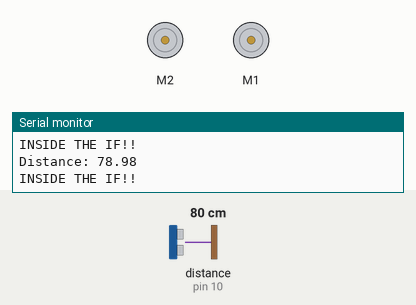
Simulated run of this sketch. Board: Arduino Uno, built with avr-gcc and run on an emulated ATmega328P. Parts: 2 × DC motor (green arrow = forward, orange = backward, longer = faster), the last lines printed to the serial monitor. Wiring (inferred from the names in the program): ultrasonic range finder: trigger pin 9; echo pin 10. The inputs (shaded band) are chosen by the test bench; at power-on: distance to the obstacle (sensor on pin 10) 80 cm. The echo pulse lasts 58.3 µs per cm.

Above: at 1.8 s.
1.9 s: distance to the obstacle (sensor on pin 10) set to 12 cm
3.4 s: distance to the obstacle (sensor on pin 10) set to 9 cm
At 5.2 s:
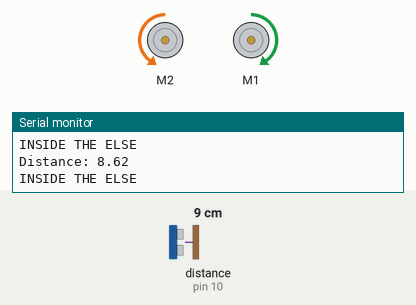
5.5 s: distance to the obstacle (sensor on pin 10) set to 18 cm
At 6.9 s:
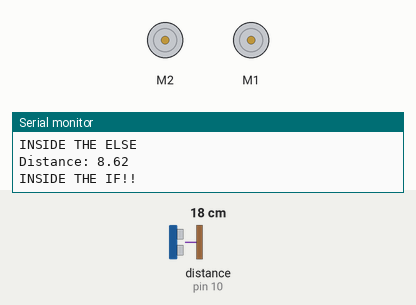
7.5 s: distance to the obstacle (sensor on pin 10) set to 2 cm
At 8.6 s:
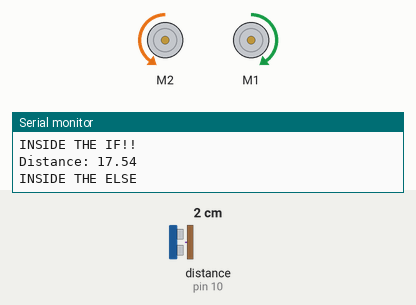
Timing chart, 0 to 10.5 s (numbered marks = the images above; inputs shaded):
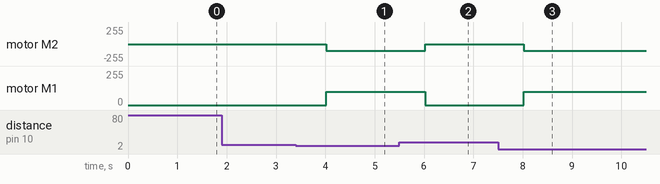

Measured:
- the behaviour switches between 11 and 10 cm on distance to the obstacle (sensor on pin 10) (found by bisection; images 0 and 1)
- after the input at 3.4 s, motor M2: stopped → backward 100/255 after 0.62 s; motor M1: stopped → forward 100/255 after 0.62 s
- after the input at 5.5 s, motor M2: backward 100/255 → stopped after 0.52 s; motor M1: forward 100/255 → stopped after 0.52 s
- after the input at 7.5 s, motor M2: stopped → backward 100/255 after 0.53 s; motor M1: stopped → forward 100/255 after 0.53 s

The sketch:

motortest.ino
```cpp
#include <Wire.h>
#include <Adafruit_MotorShield.h>
Adafruit_MotorShield AFMS = Adafruit_MotorShield();
Adafruit_DCMotor *leftmotor = AFMS.getMotor(1); // left motor reverse commands
Adafruit_DCMotor *rightmotor = AFMS.getMotor(2); // right motor normal commands
const int trigPin = 9;
const int echoPin = 10;
long duration;
float distance;
bool keepgoing;
uint8_t i;


void setup() {
  pinMode(trigPin, OUTPUT); // Sets the trigPin as an Output
  pinMode(echoPin, INPUT); // Sets the echoPin as an Input
  Serial.begin(9600);           // set up Serial library at 9600 bps

   // create default I2C address motor shield object
  // custom address in brackets, eg Adafruit_MotorShield(0x61)

  //AFMS.begin();  // create with the default frequency 1.6KHz
  //AFMS.begin(1000);  // OR with a different frequency, say 1KHz

  // Set the speed to start, from 0 (off) to 255 (max speed)
  //right_motor->setSpeed(150);
  //right_motor->run(FORWARD);
  // turn on motor
  rightmotor->run(RELEASE);
  //left_motor->setSpeed(150);
  //left_motor->run(FORWARD);
  // turn on motor
  leftmotor->run(RELEASE);
}

void loop() {
  // if right distance to wall is decreasing, speed up right motor
  // if -----------------------is increasing, speed up left motor
  // if front distance to wall is x, stop
  // Clears the trigPin
  digitalWrite(trigPin, LOW);
  delayMicroseconds(2);

  // Sets the trigPin on HIGH state for 10 micro seconds
  digitalWrite(trigPin, HIGH);
  delayMicroseconds(10);
  digitalWrite(trigPin, LOW);

  // Reads the echoPin, returns the sound wave travel time in microseconds
  duration = pulseIn(echoPin, HIGH);

  // Calculating the distance
  distance= duration*0.034/2;


  if(distance>10){
    Serial.println("INSIDE THE IF!!");
    rightmotor->setSpeed(0);
    leftmotor->setSpeed(0);
    rightmotor->run(FORWARD);
    leftmotor->run(BACKWARD);
    delay(1000);

  }
  else{
    Serial.println("INSIDE THE ELSE");
    rightmotor->setSpeed(100);
    leftmotor->setSpeed(100);
    rightmotor->run(BACKWARD);
    leftmotor->run(FORWARD);

    delay(1000);
  }

  //right_motor->run(RELEASE);
  //left_motor->run(RELEASE);


  // Prints the distance on the Serial Monitor
  Serial.print("Distance: ");
  Serial.println(distance);

}
```

motortt.ino
```cpp
void move_till(bool keepgoing){
  if(keepgoing == true){
    for (i=0; i<255; i++) {
      rightmotor->setSpeed(i);
      leftmotor->setSpeed(i);
      delay(3);
    }
  }
  else{
    for (i=255; i!=0; i--) {
      rightmotor->setSpeed(i);
      leftmotor->setSpeed(i);
      delay(1);
    }
  }
}

// Main two motor controls
void move_forward(bool keepgoing){
  rightmotor->run(FORWARD);
  leftmotor->run(BACKWARD);
  move_till(keepgoing);
}
/*
void move_backward(bool back_switch){
  left_motor->run(FORWARD);
  right_motor->run(BACKWARD);
  move_till_switch(back_switch);
}

void turn_right(){
  // single wheel drive
}

void turn_left(){
  // single wheel drive
}

// Lift motor
void lift_up(bool is_max_up){
  while(is_max_up == false){
    // lift goes up until hits top of the shaft
  }
}
void lift_down(bool is_max_down){
  while(is_max_down == false){
    // lift goes down until hits bottom of the shaft
  }
}
*/
```
